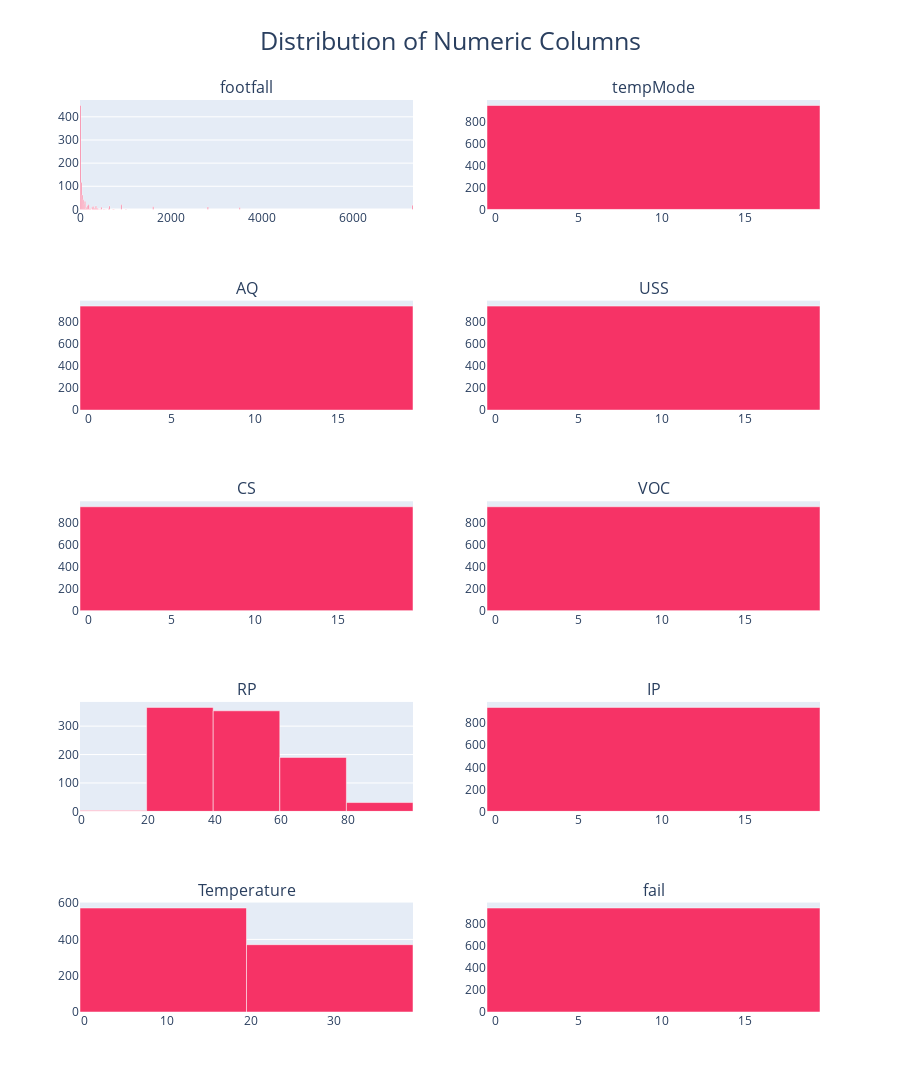

Write notebook code for a chart like this one.
### Code cell
# Distribution of numeric columns
fig = make_subplots(rows=5, cols=2, subplot_titles=data.columns)
for i, column in enumerate(data.columns):
    row = i // 2 + 1
    col = i % 2 + 1
    hist = px.histogram(data, x=column, template='plotly_dark', color_discrete_sequence=['#F63366'])
    hist.update_traces(marker_line_width=0.5, marker_line_color="white")
    fig.add_trace(hist.data[0], row=row, col=col)

fig.update_layout(height=1200, title_text="Distribution of Numeric Columns", title_font=dict(size=25), title_x=0.5, showlegend=False)
fig.show()

### Figure 1 — Plotly figure (JSON) as saved in the notebook; plotly's stock layout.template omitted (floating-point values rounded to 4 significant figures; data arrays with more than 128 entries replaced by an {"elided": "..."} marker saying what was removed)
{"data": [{"alignmentgroup": "True", "bingroup": "x", "hovertemplate": "footfall=%{x}<br>count=%{y}<extra></extra>", "legendgroup": "", "marker": {"color": "#F63366", "line": {"color": "white", "width": 0.5}, "pattern": {"shape": ""}}, "name": "", "offsetgroup": "", "orientation": "v", "showlegend": false, "type": "histogram", "x": {"elided": "944 int values"}, "xaxis": "x", "yaxis": "y"}, {"alignmentgroup": "True", "bingroup": "x", "hovertemplate": "tempMode=%{x}<br>count=%{y}<extra></extra>", "legendgroup": "", "marker": {"color": "#F63366", "line": {"color": "white", "width": 0.5}, "pattern": {"shape": ""}}, "name": "", "offsetgroup": "", "orientation": "v", "showlegend": false, "type": "histogram", "x": {"elided": "944 int values"}, "xaxis": "x2", "yaxis": "y2"}, {"alignmentgroup": "True", "bingroup": "x", "hovertemplate": "AQ=%{x}<br>count=%{y}<extra></extra>", "legendgroup": "", "marker": {"color": "#F63366", "line": {"color": "white", "width": 0.5}, "pattern": {"shape": ""}}, "name": "", "offsetgroup": "", "orientation": "v", "showlegend": false, "type": "histogram", "x": {"elided": "944 int values"}, "xaxis": "x3", "yaxis": "y3"}, {"alignmentgroup": "True", "bingroup": "x", "hovertemplate": "USS=%{x}<br>count=%{y}<extra></extra>", "legendgroup": "", "marker": {"color": "#F63366", "line": {"color": "white", "width": 0.5}, "pattern": {"shape": ""}}, "name": "", "offsetgroup": "", "orientation": "v", "showlegend": false, "type": "histogram", "x": {"elided": "944 int values"}, "xaxis": "x4", "yaxis": "y4"}, {"alignmentgroup": "True", "bingroup": "x", "hovertemplate": "CS=%{x}<br>count=%{y}<extra></extra>", "legendgroup": "", "marker": {"color": "#F63366", "line": {"color": "white", "width": 0.5}, "pattern": {"shape": ""}}, "name": "", "offsetgroup": "", "orientation": "v", "showlegend": false, "type": "histogram", "x": {"elided": "944 int values"}, "xaxis": "x5", "yaxis": "y5"}, {"alignmentgroup": "True", "bingroup": "x", "hovertemplate": "VOC=%{x}<br>count=%{y}<extra></extra>", "legendgroup": "", "marker": {"color": "#F63366", "line": {"color": "white", "width": 0.5}, "pattern": {"shape": ""}}, "name": "", "offsetgroup": "", "orientation": "v", "showlegend": false, "type": "histogram", "x": {"elided": "944 int values"}, "xaxis": "x6", "yaxis": "y6"}, {"alignmentgroup": "True", "bingroup": "x", "hovertemplate": "RP=%{x}<br>count=%{y}<extra></extra>", "legendgroup": "", "marker": {"color": "#F63366", "line": {"color": "white", "width": 0.5}, "pattern": {"shape": ""}}, "name": "", "offsetgroup": "", "orientation": "v", "showlegend": false, "type": "histogram", "x": {"elided": "944 int values"}, "xaxis": "x7", "yaxis": "y7"}, {"alignmentgroup": "True", "bingroup": "x", "hovertemplate": "IP=%{x}<br>count=%{y}<extra></extra>", "legendgroup": "", "marker": {"color": "#F63366", "line": {"color": "white", "width": 0.5}, "pattern": {"shape": ""}}, "name": "", "offsetgroup": "", "orientation": "v", "showlegend": false, "type": "histogram", "x": {"elided": "944 int values"}, "xaxis": "x8", "yaxis": "y8"}, {"alignmentgroup": "True", "bingroup": "x", "hovertemplate": "Temperature=%{x}<br>count=%{y}<extra></extra>", "legendgroup": "", "marker": {"color": "#F63366", "line": {"color": "white", "width": 0.5}, "pattern": {"shape": ""}}, "name": "", "offsetgroup": "", "orientation": "v", "showlegend": false, "type": "histogram", "x": {"elided": "944 int values"}, "xaxis": "x9", "yaxis": "y9"}, {"alignmentgroup": "True", "bingroup": "x", "hovertemplate": "fail=%{x}<br>count=%{y}<extra></extra>", "legendgroup": "", "marker": {"color": "#F63366", "line": {"color": "white", "width": 0.5}, "pattern": {"shape": ""}}, "name": "", "offsetgroup": "", "orientation": "v", "showlegend": false, "type": "histogram", "x": {"elided": "944 int values"}, "xaxis": "x10", "yaxis": "y10"}], "layout": {"annotations": [{"font": {"size": 16}, "showarrow": false, "text": "footfall", "x": 0.225, "xanchor": "center", "xref": "paper", "y": 1, "yanchor": "bottom", "yref": "paper"}, {"font": {"size": 16}, "showarrow": false, "text": "tempMode", "x": 0.775, "xanchor": "center", "xref": "paper", "y": 1, "yanchor": "bottom", "yref": "paper"}, {"font": {"size": 16}, "showarrow": false, "text": "AQ", "x": 0.225, "xanchor": "center", "xref": "paper", "y": 0.78, "yanchor": "bottom", "yref": "paper"}, {"font": {"size": 16}, "showarrow": false, "text": "USS", "x": 0.775, "xanchor": "center", "xref": "paper", "y": 0.78, "yanchor": "bottom", "yref": "paper"}, {"font": {"size": 16}, "showarrow": false, "text": "CS", "x": 0.225, "xanchor": "center", "xref": "paper", "y": 0.56, "yanchor": "bottom", "yref": "paper"}, {"font": {"size": 16}, "showarrow": false, "text": "VOC", "x": 0.775, "xanchor": "center", "xref": "paper", "y": 0.56, "yanchor": "bottom", "yref": "paper"}, {"font": {"size": 16}, "showarrow": false, "text": "RP", "x": 0.225, "xanchor": "center", "xref": "paper", "y": 0.34, "yanchor": "bottom", "yref": "paper"}, {"font": {"size": 16}, "showarrow": false, "text": "IP", "x": 0.775, "xanchor": "center", "xref": "paper", "y": 0.34, "yanchor": "bottom", "yref": "paper"}, {"font": {"size": 16}, "showarrow": false, "text": "Temperature", "x": 0.225, "xanchor": "center", "xref": "paper", "y": 0.12, "yanchor": "bottom", "yref": "paper"}, {"font": {"size": 16}, "showarrow": false, "text": "fail", "x": 0.775, "xanchor": "center", "xref": "paper", "y": 0.12, "yanchor": "bottom", "yref": "paper"}], "height": 1200, "showlegend": false, "title": {"font": {"size": 25}, "text": "Distribution of Numeric Columns", "x": 0.5}, "xaxis": {"anchor": "y", "domain": [0, 0.45]}, "xaxis10": {"anchor": "y10", "domain": [0.55, 1]}, "xaxis2": {"anchor": "y2", "domain": [0.55, 1]}, "xaxis3": {"anchor": "y3", "domain": [0, 0.45]}, "xaxis4": {"anchor": "y4", "domain": [0.55, 1]}, "xaxis5": {"anchor": "y5", "domain": [0, 0.45]}, "xaxis6": {"anchor": "y6", "domain": [0.55, 1]}, "xaxis7": {"anchor": "y7", "domain": [0, 0.45]}, "xaxis8": {"anchor": "y8", "domain": [0.55, 1]}, "xaxis9": {"anchor": "y9", "domain": [0, 0.45]}, "yaxis": {"anchor": "x", "domain": [0.88, 1]}, "yaxis10": {"anchor": "x10", "domain": [0, 0.12]}, "yaxis2": {"anchor": "x2", "domain": [0.88, 1]}, "yaxis3": {"anchor": "x3", "domain": [0.66, 0.78]}, "yaxis4": {"anchor": "x4", "domain": [0.66, 0.78]}, "yaxis5": {"anchor": "x5", "domain": [0.44, 0.56]}, "yaxis6": {"anchor": "x6", "domain": [0.44, 0.56]}, "yaxis7": {"anchor": "x7", "domain": [0.22, 0.34]}, "yaxis8": {"anchor": "x8", "domain": [0.22, 0.34]}, "yaxis9": {"anchor": "x9", "domain": [0, 0.12]}}}
